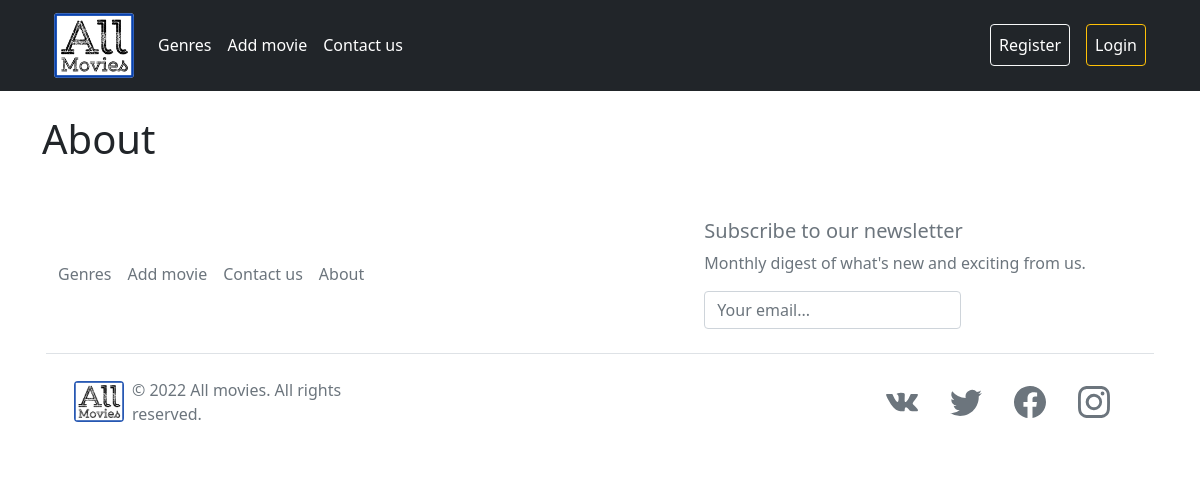
The page /about/ on the database its author committed.
### movie_app/models.py (models this page shows)
class MenuItem(models.Model):
    title = models.CharField(max_length=128)
    slug = models.SlugField(max_length=155, unique=True, verbose_name='URL')
    position = models.PositiveIntegerField(default=auto_incrementor,)
    def __str__(self):
        return str(self.title)
    class Meta:
        ordering = ('position',)
        verbose_name = 'Menu item'
        verbose_name_plural = 'Menu items'

### movie_app/views.py (the view)
# urls.py: path('about/', about, name='about'),
def about(request):
    context = {
        'title': titles['about'],
    }
    return render(request, 'movie_app/about.html', context)

### movie_app/templatetags/movies_app_tags.py (called while the page is built)
@register.simple_tag
def concat_all(*args):
    return ''.join(map(str, args))

@register.inclusion_tag('includes/movie_app/navbar.html', takes_context=True)
def show_top_menu(context):
    context['menu_items'] = MenuItem.objects.all()
    return context

@register.inclusion_tag('includes/movie_app/subscribe.html')
def subscribe_form():
    return {'subscribe_form': SubscribeForm}

### movie_app/templates/movie_app/about.html
{% extends 'movie_app/base.html' %}
{% block content %}
    <div class="mt-4 row">
        <div class="col">
            <h1>{{ title }}</h1>
        </div>
    </div>
{% endblock %}

### movie_app/templates/includes/movie_app/navbar.html (shortened to what this page needs)
{% load static %}
{% load movies_app_tags %}
<div class="row">
    <div class="col">
        <nav class="navbar navbar-expand-md navbar navbar-dark bg-dark">
            <div class="container">
                <a class="navbar-brand" href="{% url 'movie_app:main' %}"
                   title="Main page">
                    <img class="bg-white border-dark rounded-2"
                         src="{% static 'movie_app/img/brand-logo.png' %}"
                         alt="All movies logo"
                         width="80px">
                </a>
                <div class="collapse navbar-collapse justify-content-between" id="navbarNav">
                    <ul class="navbar-nav ml-auto">
                        {% for item in menu_items %}
                            {% if not forloop.last %}
                                <li class="nav-item">
                                    {% concat_all 'movie_app:' item.slug as item_url %}
                                    <a class="nav-link text-white" href="{% url item_url %}" title="{{ item.title }}">
                                        {{ item.title }}
                                    </a>
                                </li>
                            {% endif %}
                        {% endfor %}
                    </ul>
                    <ul class="navbar-nav mr-auto">
                        {% if not request.user.is_authenticated %}
                            <li class="nav-item">
                                <a class="nav-link register btn btn-outline-light text-white"
                                   href="{% url 'movie_app:register' %}"
                                   title="Register">
                                    Register
                                </a>
                            </li>
                            <li class="nav-item">
                                <a class="nav-link"></a>
                            </li>
                            <li class="nav-item">
                                <a class="nav-link login btn btn-outline-warning text-white"
                                   href="{% url 'movie_app:login' %}"
                                   title="Login">
                                    Login
                                </a>
                            </li>
                        {% endif %}
                    </ul>
                </div>
            </div>
        </nav>
    </div>
</div>

### movie_app/templates/includes/movie_app/footer.html
{% load static %}
{% load movies_app_tags %}
<div class="container">
    <footer class="p-3 my-4 bg-white">
        <div class="row d-flex flex-wrap justify-content-between align-items-center
        mt-2 mb-4 text-muted">
            <div class="col-6">
                <ul class="nav flex-row">
                    {% for item in menu_items %}
                        {% concat_all 'movie_app:' item.slug as item_url %}
                        <li class="nav-item me-3">
                            <a href="{% url item_url %}" class="nav-link p-0 text-muted">{{ item }}</a>
                        </li>
                    {% endfor %}
                </ul>
            </div>
            <div class="col-5">
                {% subscribe_form %}
            </div>
        </div>
        <div class="row p-3 d-flex flex-wrap justify-content-between
        align-items-center border-top">
            <div class="col-md-4 d-flex align-items-center">
                <a href="/" class="mb-3 me-2 mb-md-0 text-decoration-none lh-1">
                    <img class="bg-white border-white rounded-2"
                         src="{% static 'movie_app/img/brand-logo.png' %}"
                         alt="All movies logo"
                         width="50px">
                </a>
                <span class="text-muted">&copy; 2022 All movies. All rights reserved.</span>
            </div>
            <ul class="nav col-md-4 justify-content-end list-unstyled d-flex">
                {% include 'includes/movie_app/social_share.html' %}
            </ul>
        </div>
    </footer>
</div>

### rows shown on the page
MenuItem: title "Genres"
MenuItem: title "Add movie"
MenuItem: title "Contact us"
MenuItem: title "About"

### other values the page prints
{{ title }} "About"
